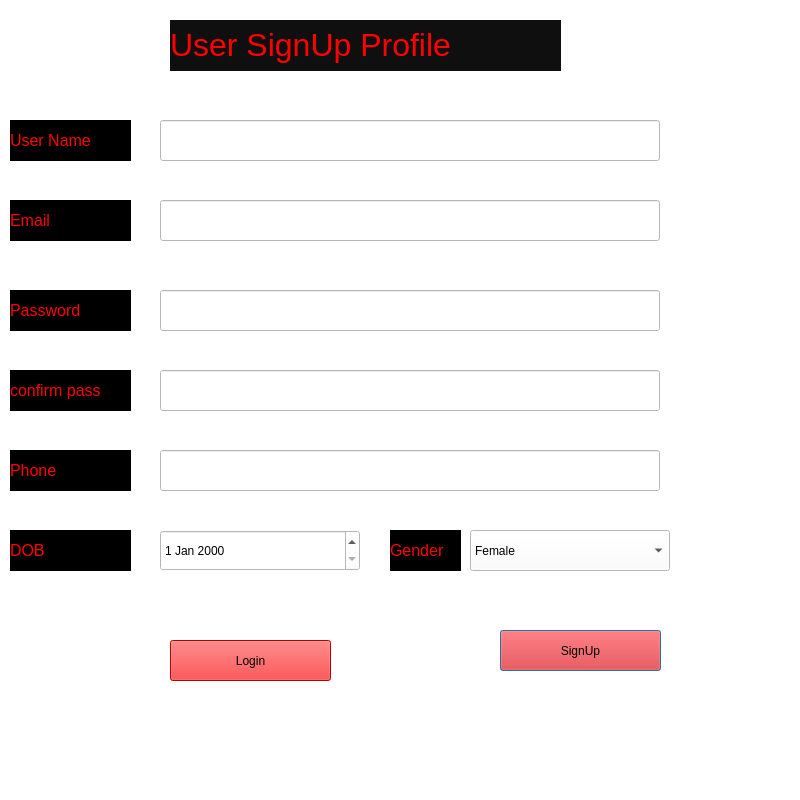
<?xml version="1.0" encoding="UTF-8"?>
<ui version="4.0">
 <class>Dialog</class>
 <widget class="QDialog" name="Dialog">
  <property name="geometry">
   <rect>
    <x>0</x>
    <y>0</y>
    <width>800</width>
    <height>800</height>
   </rect>
  </property>
  <property name="windowTitle">
   <string>Dialog</string>
  </property>
  <property name="styleSheet">
   <string notr="true">font: 12pt &quot;MS Shell Dlg 2&quot;;
background-color: rgb(255, 255, 255);</string>
  </property>
  <widget class="QLineEdit" name="email">
   <property name="geometry">
    <rect>
     <x>160</x>
     <y>200</y>
     <width>500</width>
     <height>41</height>
    </rect>
   </property>
   <property name="styleSheet">
    <string notr="true">background-color: rgb(85, 255, 0);
background-color: rgb(255, 255, 255);
font-size:10pt;</string>
   </property>
   <property name="text">
    <string/>
   </property>
  </widget>
  <widget class="QPushButton" name="signupbutton">
   <property name="geometry">
    <rect>
     <x>500</x>
     <y>630</y>
     <width>161</width>
     <height>41</height>
    </rect>
   </property>
   <property name="styleSheet">
    <string notr="true">background-color: rgb(255, 0, 0);
font: 75 12pt &quot;MS Shell Dlg 2&quot;;</string>
   </property>
   <property name="text">
    <string>SignUp</string>
   </property>
  </widget>
  <widget class="QLineEdit" name="name">
   <property name="geometry">
    <rect>
     <x>160</x>
     <y>120</y>
     <width>500</width>
     <height>41</height>
    </rect>
   </property>
   <property name="styleSheet">
    <string notr="true">background-color: rgb(85, 85, 0);
background-color: rgb(255, 255, 255);
font: 10pt &quot;MS Shell Dlg 2&quot;;</string>
   </property>
   <property name="text">
    <string/>
   </property>
  </widget>
  <widget class="QLineEdit" name="password">
   <property name="geometry">
    <rect>
     <x>160</x>
     <y>290</y>
     <width>500</width>
     <height>41</height>
    </rect>
   </property>
   <property name="styleSheet">
    <string notr="true">background-color: rgb(85, 85, 0);
background-color: rgb(255, 255, 255);
font: 10pt &quot;MS Shell Dlg 2&quot;;</string>
   </property>
  </widget>
  <widget class="QLabel" name="label_2">
   <property name="geometry">
    <rect>
     <x>10</x>
     <y>200</y>
     <width>121</width>
     <height>41</height>
    </rect>
   </property>
   <property name="styleSheet">
    <string notr="true">background-color: rgb(0, 0, 0);
font-size : 12pt;</string>
   </property>
   <property name="text">
    <string>&lt;html&gt;&lt;head/&gt;&lt;body&gt;&lt;p&gt;&lt;span style=&quot; color:#ff0000;&quot;&gt;Email&lt;/span&gt;&lt;/p&gt;&lt;/body&gt;&lt;/html&gt;</string>
   </property>
  </widget>
  <widget class="QLabel" name="label_3">
   <property name="geometry">
    <rect>
     <x>10</x>
     <y>290</y>
     <width>121</width>
     <height>41</height>
    </rect>
   </property>
   <property name="styleSheet">
    <string notr="true">background-color: rgb(0, 0, 0);
font-size : 12pt;</string>
   </property>
   <property name="text">
    <string>&lt;html&gt;&lt;head/&gt;&lt;body&gt;&lt;p&gt;&lt;span style=&quot; color:#ff0000;&quot;&gt;Password&lt;/span&gt;&lt;/p&gt;&lt;/body&gt;&lt;/html&gt;</string>
   </property>
  </widget>
  <widget class="QLabel" name="label_4">
   <property name="geometry">
    <rect>
     <x>10</x>
     <y>120</y>
     <width>121</width>
     <height>41</height>
    </rect>
   </property>
   <property name="styleSheet">
    <string notr="true">background-color: rgb(0, 0, 0);
font-size : 12pt;</string>
   </property>
   <property name="text">
    <string>&lt;html&gt;&lt;head/&gt;&lt;body&gt;&lt;p&gt;&lt;span style=&quot; color:#ff0000;&quot;&gt; User Name&lt;/span&gt;&lt;/p&gt;&lt;/body&gt;&lt;/html&gt;</string>
   </property>
  </widget>
  <widget class="QLineEdit" name="confirmpass">
   <property name="geometry">
    <rect>
     <x>160</x>
     <y>370</y>
     <width>500</width>
     <height>41</height>
    </rect>
   </property>
   <property name="styleSheet">
    <string notr="true">background-color: rgb(85, 85, 0);
background-color: rgb(255, 255, 255);
font: 10pt &quot;MS Shell Dlg 2&quot;;</string>
   </property>
   <property name="text">
    <string/>
   </property>
  </widget>
  <widget class="QLabel" name="label_5">
   <property name="geometry">
    <rect>
     <x>10</x>
     <y>370</y>
     <width>121</width>
     <height>41</height>
    </rect>
   </property>
   <property name="styleSheet">
    <string notr="true">background-color: rgb(0, 0, 0);
font-size : 12pt;</string>
   </property>
   <property name="text">
    <string>&lt;html&gt;&lt;head/&gt;&lt;body&gt;&lt;p&gt;&lt;span style=&quot; color:#ff0000;&quot;&gt;confirm pass&lt;/span&gt;&lt;/p&gt;&lt;/body&gt;&lt;/html&gt;</string>
   </property>
  </widget>
  <widget class="QPushButton" name="loginbutton">
   <property name="geometry">
    <rect>
     <x>170</x>
     <y>640</y>
     <width>161</width>
     <height>41</height>
    </rect>
   </property>
   <property name="styleSheet">
    <string notr="true">background-color: rgb(255, 0, 0);
font: 75 12pt &quot;MS Shell Dlg 2&quot;;</string>
   </property>
   <property name="text">
    <string>Login</string>
   </property>
  </widget>
  <widget class="QLineEdit" name="phone">
   <property name="geometry">
    <rect>
     <x>160</x>
     <y>450</y>
     <width>500</width>
     <height>41</height>
    </rect>
   </property>
   <property name="styleSheet">
    <string notr="true">background-color: rgb(85, 85, 0);
background-color: rgb(255, 255, 255);
font: 10pt &quot;MS Shell Dlg 2&quot;;</string>
   </property>
   <property name="text">
    <string/>
   </property>
  </widget>
  <widget class="QLabel" name="label_6">
   <property name="geometry">
    <rect>
     <x>390</x>
     <y>530</y>
     <width>71</width>
     <height>41</height>
    </rect>
   </property>
   <property name="styleSheet">
    <string notr="true">background-color: rgb(0, 0, 0);
font-size : 12pt;</string>
   </property>
   <property name="text">
    <string>&lt;html&gt;&lt;head/&gt;&lt;body&gt;&lt;p&gt;&lt;span style=&quot; color:#ff0000;&quot;&gt;Gender&lt;/span&gt;&lt;/p&gt;&lt;/body&gt;&lt;/html&gt;</string>
   </property>
  </widget>
  <widget class="QLabel" name="label_7">
   <property name="geometry">
    <rect>
     <x>10</x>
     <y>530</y>
     <width>121</width>
     <height>41</height>
    </rect>
   </property>
   <property name="styleSheet">
    <string notr="true">background-color: rgb(0, 0, 0);
font-size : 12pt;</string>
   </property>
   <property name="text">
    <string>&lt;html&gt;&lt;head/&gt;&lt;body&gt;&lt;p&gt;&lt;span style=&quot; color:#ff0000;&quot;&gt;DOB&lt;/span&gt;&lt;/p&gt;&lt;/body&gt;&lt;/html&gt;</string>
   </property>
  </widget>
  <widget class="QLabel" name="phonenum">
   <property name="geometry">
    <rect>
     <x>10</x>
     <y>450</y>
     <width>121</width>
     <height>41</height>
    </rect>
   </property>
   <property name="styleSheet">
    <string notr="true">background-color: rgb(0, 0, 0);
font-size : 12pt;</string>
   </property>
   <property name="text">
    <string>&lt;html&gt;&lt;head/&gt;&lt;body&gt;&lt;p&gt;&lt;span style=&quot; color:#ff0000;&quot;&gt;Phone&lt;/span&gt;&lt;/p&gt;&lt;/body&gt;&lt;/html&gt;</string>
   </property>
  </widget>
  <widget class="QDateEdit" name="dob">
   <property name="geometry">
    <rect>
     <x>160</x>
     <y>530</y>
     <width>200</width>
     <height>41</height>
    </rect>
   </property>
   <property name="styleSheet">
    <string notr="true">background-color: rgb(255, 255, 255);</string>
   </property>
  </widget>
  <widget class="QComboBox" name="gender">
   <property name="geometry">
    <rect>
     <x>470</x>
     <y>530</y>
     <width>200</width>
     <height>41</height>
    </rect>
   </property>
   <property name="styleSheet">
    <string notr="true">background-color: rgb(255, 255, 255);</string>
   </property>
   <item>
    <property name="text">
     <string>Female</string>
    </property>
   </item>
   <item>
    <property name="text">
     <string>Male</string>
    </property>
   </item>
  </widget>
  <widget class="QLabel" name="label">
   <property name="geometry">
    <rect>
     <x>170</x>
     <y>20</y>
     <width>391</width>
     <height>51</height>
    </rect>
   </property>
   <property name="styleSheet">
    <string notr="true">background-color: rgb(93, 93, 93);
background-color: rgb(15, 15, 15);</string>
   </property>
   <property name="text">
    <string>&lt;html&gt;&lt;head/&gt;&lt;body&gt;&lt;p&gt;&lt;span style=&quot; font-size:24pt; color:#ff0000;&quot;&gt;	User SignUp Profile&lt;/span&gt;&lt;/p&gt;&lt;/body&gt;&lt;/html&gt;</string>
   </property>
  </widget>
 </widget>
 <resources/>
 <connections/>
</ui>
